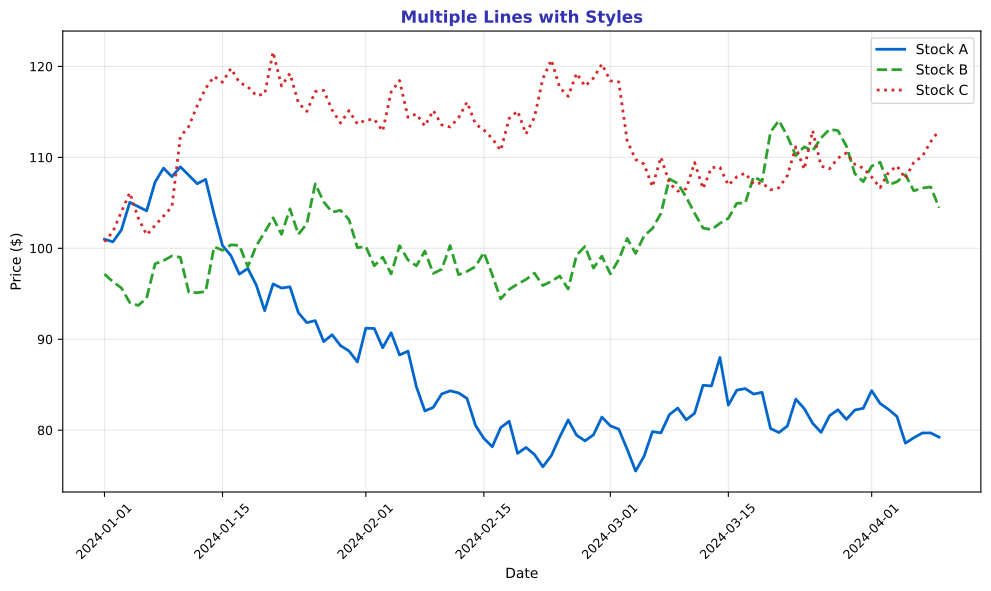

This chart was generated by the following Python code:
"""Multiple Lines - Different styles and legend"""
import matplotlib.pyplot as plt
import numpy as np
import pandas as pd
from pathlib import Path

plt.rcParams.update({
    'font.size': 10, 'axes.labelsize': 10, 'axes.titlesize': 11,
    'xtick.labelsize': 9, 'ytick.labelsize': 9, 'legend.fontsize': 9,
    'figure.figsize': (10, 6), 'figure.dpi': 150
})

MLPURPLE = '#3333B2'
MLBLUE = '#0066CC'
MLGREEN = '#2CA02C'
MLRED = '#D62728'

np.random.seed(42)

fig, ax = plt.subplots(figsize=(10, 6))

dates = pd.date_range('2024-01-01', periods=100, freq='D')
price1 = 100 + np.cumsum(np.random.randn(100) * 2)
price2 = 100 + np.cumsum(np.random.randn(100) * 2)
price3 = 100 + np.cumsum(np.random.randn(100) * 2)

ax.plot(dates, price1, color=MLBLUE, linewidth=2, linestyle='-', label='Stock A')
ax.plot(dates, price2, color=MLGREEN, linewidth=2, linestyle='--', label='Stock B')
ax.plot(dates, price3, color=MLRED, linewidth=2, linestyle=':', label='Stock C')

ax.set_title('Multiple Lines with Styles', fontsize=12, fontweight='bold', color=MLPURPLE)
ax.set_xlabel('Date', fontsize=10)
ax.set_ylabel('Price ($)', fontsize=10)
ax.tick_params(axis='x', rotation=45)
ax.legend(fontsize=10)
ax.grid(alpha=0.3)

plt.tight_layout()
plt.savefig(Path(__file__).parent / 'chart.pdf', dpi=300, bbox_inches='tight')
plt.close()
